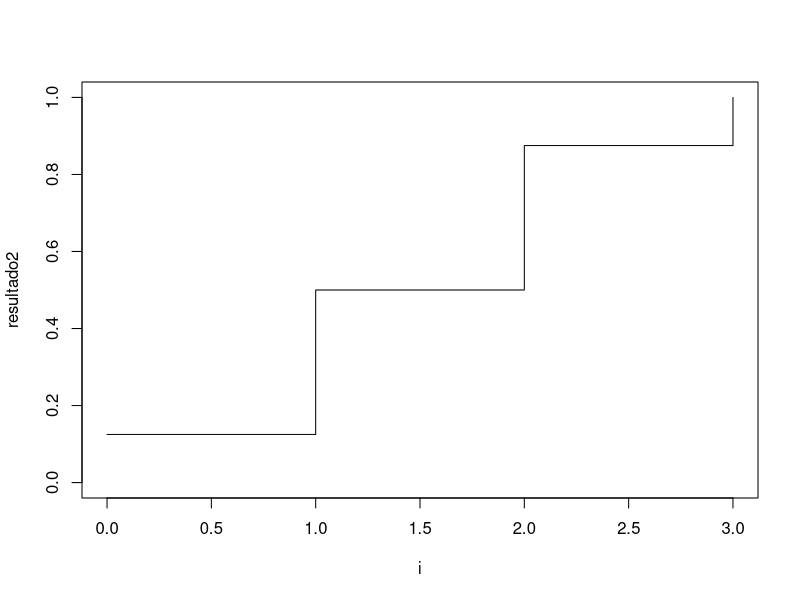
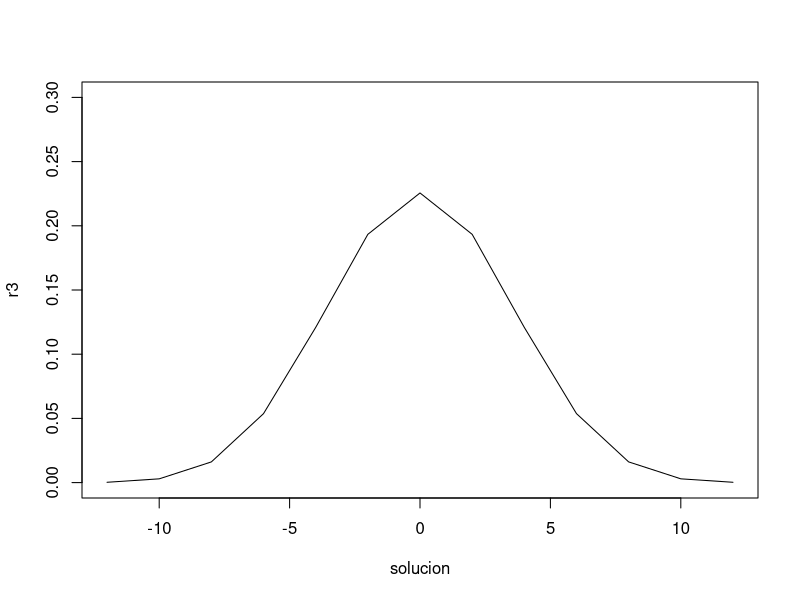

Generate these figures, in order, with R:
## ---- chunk 1
knitr::opts_chunk$set(echo = TRUE)
## ---- chunk 2
i <- 0:3
resultado <- dbinom(i, 3, prob = 0.5)
print(resultado)
## ---- chunk 3
i <- 0:3
resultado2 <- pbinom(i, 3, prob = 0.5)
print(resultado2)
## ---- chunk 4
plot(i, resultado2, type = "s", xlim = c(0, 3), ylim = c(0, 1))
## ---- chunk 5
f_0 <- pbinom(0,3, prob = 0.5)
f_1 <- pbinom(1, 3, prob=0.5) - pbinom(0, 3, prob=0.5)
f_2 <- pbinom(2, 3, prob=0.5) - pbinom(1, 3, prob=0.5)
f_3 <- pbinom(3, 3, prob = 0.5) - pbinom(2, 3, prob = 0.5)
print(c(f_0, f_1, f_2, f_3))
## ---- chunk 6
i <- 0:12
r2 <- dbinom(i, 12, prob = 0.5)
print(r2)

simulacion <- rbinom(10000000, 12, prob = 0.5)
num_6 <- sum(simulacion == 6)
prob_6 <- num_6/10000000
prob_6
## ---- chunk 7
i <- 0:12

r3 <- dbinom(i, 12, prob = 0.5)
solucion <- 2*i - 12

print(c(r3, solucion))

# Representación de la distribución

plot(solucion, r3, type = "l", xlim = c(-12,12), ylim = c(0,0.3))

## ---- chunk 8

tornillos <- pbinom(30, 400, 0.10)
# tornillos2 <- pbinom(369, 400, 0.90, lower.tail = FALSE) sirve para lo mismo
print(tornillos)


## ---- chunk 9
resultado <- pbinom(50, 400, 0.10) - pbinom(29, 400, 0.10)
resultado

## ---- chunk 10
resultado <- pbinom(64, 400, 0.10, lower.tail = FALSE)
resultado
## ---- chunk 11
# a) la constante c

# Ajustar (calcular) el valor de la constante c para que f(x) represente correctamente una función de densidad. Es decir, la integral de la función de densidad en el rango de valores de X, valga 1

densidad <- function(x){
  probabilidad <- exp(-3*x)
}

resultado <- integrate(densidad, lower=0, upper=Inf)$value
resultado

c <- 1/resultado
c

densidad_normalizada <- function(x){
  probabilidad <- c*exp(-3*x)
}

area <- integrate(densidad_normalizada, lower=0, upper=Inf)$value
area

# b) P(1 < X < 2)

probabilidad <- integrate(densidad_normalizada, lower = 1, upper = 2)$value
probabilidad

# c) P(X ≥ 3)

p2 <- integrate(densidad_normalizada, lower = 3, upper = Inf)$value
p2

# d) P(X < 1)
p3 <- integrate(densidad_normalizada, lower = 0, upper = 1)$value
p3


